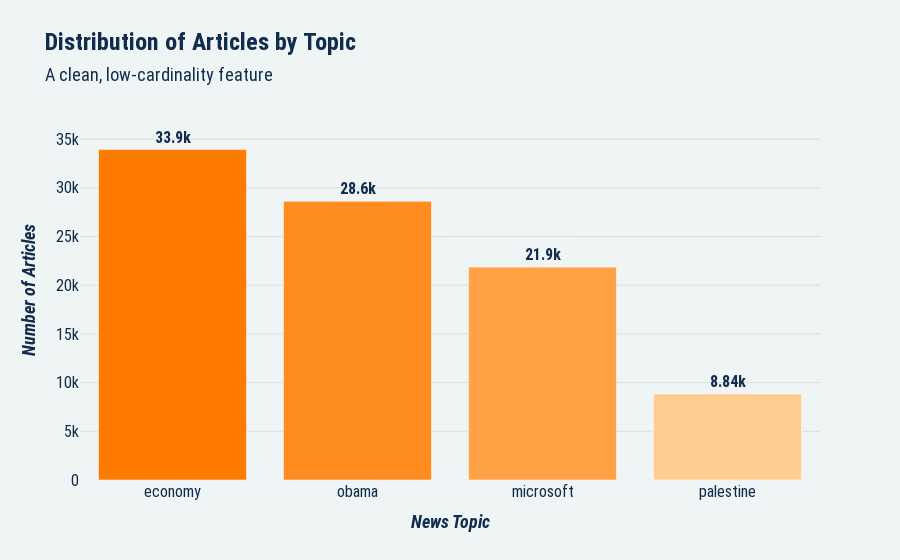

The cell this chart's notebook holds for it:
### Code cell
# --- Visualization 2.3.1: 'Topic' Column Distribution ---

if not df_meta.empty:
    topic_counts = df_meta["Topic"].value_counts().reset_index()
    topic_counts.columns = ["Topic", "Count"]
    topic_counts = topic_counts.sort_values("Count", ascending=False)

    fig_topic = go.Figure(layout=go.Layout(template=pio.templates.default))

    fig_topic.add_trace(
        go.Bar(
            x=topic_counts["Topic"],
            y=topic_counts["Count"],
            marker_color=topic_counts["Count"],
            marker_colorscale=[[0, "#ffcd90"], [1, "#ff7b00"]],
            text=topic_counts["Count"],
            texttemplate="<b>%{text:.3s}</b>",
            textposition="outside",
            textfont=dict(size=16),  # NEW: Set font size for bar values
        )
    )

    # Update the layout with new title font sizes
    fig_topic.update_layout(
        # NEW: Use dict for precise control over main title and subtitle font sizes
        title=dict(
            text="<b>Distribution of Articles by Topic</b><br><span style='font-size:18px;'>A clean, low-cardinality feature</span>",
            font=dict(size=24),
        ),
        xaxis={"categoryorder": "total descending"},
        coloraxis_showscale=False,
    )

    # --- NEW: Update axis fonts ---
    fig_topic.update_xaxes(title_text="<b><i>News Topic</i></b>", title_font=dict(size=18), tickfont=dict(size=16))
    fig_topic.update_yaxes(
        title_text="<b><i>Number of Articles</i></b>",
        title_font=dict(size=18),
        tickfont=dict(size=16),
        range=[0, topic_counts["Count"].max() * 1.15],  # Increased headroom slightly for larger font
    )

    fig_topic.show()

### Figure 1 — Plotly figure (JSON) as saved in the notebook; plotly's stock layout.template omitted (floating-point values rounded to 4 significant figures)
{"data": [{"marker": {"color": [33928, 28610, 21858, 8843], "colorscale": [[0, "#ffcd90"], [1, "#ff7b00"]]}, "text": [33930.0, 28610.0, 21860.0, 8843.0], "textfont": {"size": 16}, "textposition": "outside", "texttemplate": "<b>%{text:.3s}</b>", "type": "bar", "x": ["economy", "obama", "microsoft", "palestine"], "y": [33928, 28610, 21858, 8843]}], "layout": {"coloraxis": {"showscale": false}, "title": {"font": {"size": 24}, "text": "<b>Distribution of Articles by Topic</b><br><span style='font-size:18px;'>A clean, low-cardinality feature</span>"}, "xaxis": {"categoryorder": "total descending", "tickfont": {"size": 16}, "title": {"font": {"size": 18}, "text": "<b><i>News Topic</i></b>"}}, "yaxis": {"range": [0, 39020.0], "tickfont": {"size": 16}, "title": {"font": {"size": 18}, "text": "<b><i>Number of Articles</i></b>"}}}}
